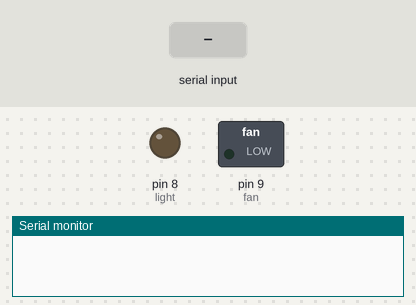
A sketch run on a simulated Arduino Uno, built with avr-gcc and run on an emulated ATmega328P. On the bench: switched loads named in the sketch (green lamp = pin HIGH), output pins drawn as LEDs (lit = HIGH), the last lines printed to the serial monitor. Inputs (shaded band) come from the test bench.

Above: at 1.2 s.
1.3 s: "turn on light" received over the second serial link
At 3.5 s:
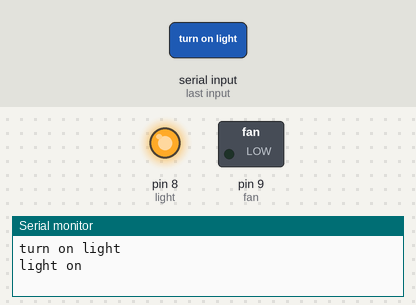
3.8 s: "turn on fan" received over the second serial link
At 5.3 s:
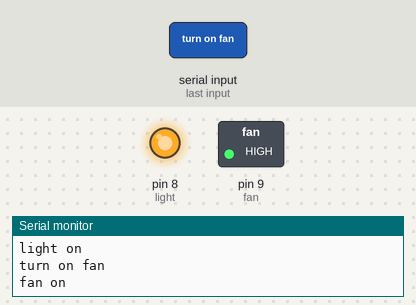
6.3 s: "turn off light" received over the second serial link
At 8.4 s:
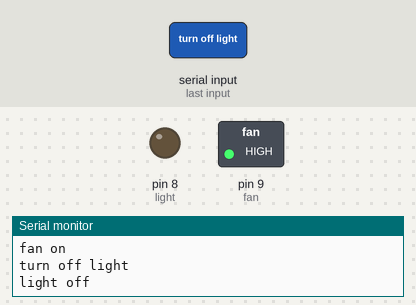
Timing chart, 0 to 9.9 s (numbered marks = the images above; inputs shaded):
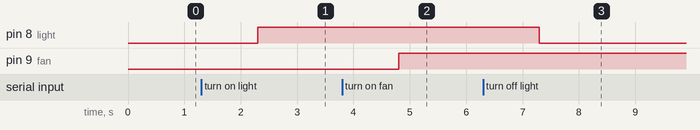

The sketch:

AUTOMATIC_CONTOL_OF_HOME_APPLIANCES.ino
```cpp
#include <SoftwareSerial.h>
const int rxPin = 11;
const int txPin = 12;
SoftwareSerial mySerial(rxPin, txPin);
int light=8;
int fan=9;
String data;
void setup()
{
   Serial.begin(9600);
   mySerial.begin(9600);
   pinMode(fan, OUTPUT);
   pinMode(light, OUTPUT);
   digitalWrite(fan, LOW);
   digitalWrite(light, LOW);
}
void loop()
{
    int i=0;
    data="";
   /* while(1)
    {
      while(mySerial.available()<=0);
      ch = mySerial.read();
      if(ch=='#')
      break;
      data+=ch;
    }*/
   while(mySerial.available()<=0);
   data=mySerial.readString();
   Serial.println(data);

    if(data=="turn on light")
    {
      digitalWrite(light,HIGH);
      Serial.println("light on");
    }
    else if(data=="turn off light")
    {
      digitalWrite(light,LOW);
      Serial.println("light off");
    }
    else if(data=="turn on fan")
    {
      digitalWrite(fan,HIGH);
      Serial.println("fan on");
    }
    else if(data=="turn off fan")
    {
      digitalWrite(fan,LOW);
      Serial.println("fan off");
    }
    else if(data=="turn on all")
    {
      digitalWrite(fan,HIGH);
      digitalWrite(light,HIGH);
      Serial.println("all on");
    }
    else if(data=="turn off all")
    {
      digitalWrite(fan,LOW);
      digitalWrite(light,LOW);
      Serial.println("all off");
    }
}
```

Measured:
- after the input at 1.3 s, pin 8 (light): LOW → HIGH after 1.0 s
- after the input at 3.8 s, pin 9 (fan): LOW → HIGH after 1.0 s
- after the input at 6.3 s, pin 8 (light): HIGH → LOW after 1.0 s
